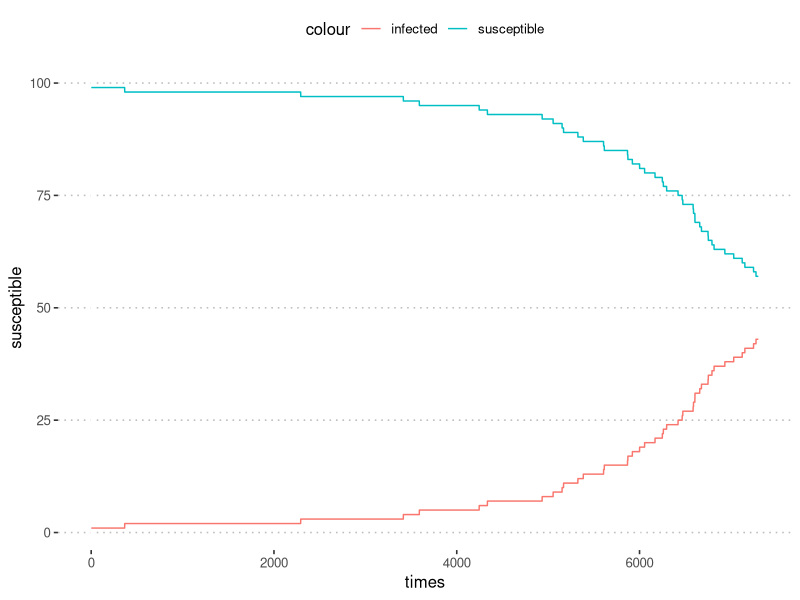

This chart was generated by the following R code:
# set.seed(250)
# set.seed(2022-08-06)
library(ggplot2)
library(magrittr)
library(tidyverse)

farm_model <- function(n_cows = 100, 
                       ProbInfection = 0.01,
                       replacement_age = NA, 
                       end_time = 5 * 365) {
  if (is.na(replacement_age)) {
    replacement_age_distr <- function(n_cows) 
      rnorm(n_cows, mean = 1642, sd = 50) %>% 
      round()
  } else {
    #TODO: check that it is numeric(1)
    replacement_age_distr <- function(n_cows) {
      rep.int(replacement_age, n_cows)
    }
  }
  # Create the farm:
  farm <- tibble(id = seq_len(n_cows),
                 age = round(runif(n_cows, 730, 1642)),
                 replacement_age = replacement_age_distr(n_cows),
                 infected = 0
  )
  farm$infected[1] <- 1
  # ProbInfection <- 0.01;
  
  
  # We want to simulate 5 years:
  # end_time <- 5 * 365
  
  # Collect the mean age of the cows in herd over time:
  age_collect <- numeric(end_time)
  times <- seq_len(end_time)
  inf_collect <- matrix(NA, nrow = end_time, ncol = 2) %>% 
    set_colnames(c("susceptible", "infected"))

  for (t in times)
  {
    # If cows reach the age of 1642,
    # they are replaced with a new cow that is 2 years old in DIM = 1:
    is_replaced <- which(farm$age >= farm$replacement_age);
    if (length(is_replaced) > 0) {
      farm$age[is_replaced] <- 730
      farm$replacement_age[is_replaced] <- replacement_age_distr(length(is_replaced))
    }
    
    # Add one day to the age of all the animals, for each simulated:
    farm$age <- farm$age + 1
    
    # disease
    PotInf <- which(farm$infected == 0)
    total_infected <- sum(farm$infected == 1)
    infect_rate <- total_infected * ProbInfection / n_cows
    infect_probability <- 1 - exp(-infect_rate)
    # print(all.equal(infect_rate, infect_probability))
    NewInf <- PotInf[rbinom(length(PotInf), 1, prob = infect_probability) == 1]
    if (length(NewInf) > 0) {
      farm$infected[NewInf] <- 1
    }
    
    # Save the number of susceptible and infected:
    sus <- sum(farm$infected == 0)
    inf <- sum(farm$infected == 1)
    inf_collect[t, 1] <- sus
    inf_collect[t, 2] <- inf
    
    # How many recovers?
    # 
    
    # Save the daily mean age of all cows:
    age_collect[t] <- mean(farm$age)
  }
  list(age_collect = age_collect,
       times = times,
       replacement_age = replacement_age,
       disease_collect = inf_collect %>% as_tibble())
}
farm_model( 
  end_time = 20 * 365,
  # ProbInfection = 0.001 / (4 / 3),
  # ProbInfection = 0.01 / (5 / 3),
  ProbInfection = 0.001,
  replacement_age = NA) %>% 
  as_tibble() %>% 
  unpack(disease_collect) %>% 
  
  #' stop at 100% infected (plus 10 more time steps)
  # slice(seq_len(which(.$susceptible == 0)[1] + 10)) %>% 
  
  ggplot() +
  aes(times) + 
  geom_line(aes(y = susceptible, color = "susceptible")) +
  geom_line(aes(y = infected, color = "infected")) +
  # scale_color_viridis_c(option = "A") +
  ggpubr::theme_pubclean()

tibble(
  rep_id = seq_len(50)
) %>% 
  rowwise() %>%
  mutate(results = 
           farm_model(ProbInfection = 0.001 / (4 / 3),
                      replacement_age = NA) %>% 
           list()) %>% 
  ungroup() ->
  output_df

output_df %>% 
  hoist(results, "disease_collect", "times", .remove = TRUE) %>% 
  select(-results) %>% 
  unnest() %>% 
  filter(susceptible == infected) %>% 
  group_by(rep_id) %>% 
  slice(1) %>% 
  ungroup() %>% 
  summarise(mean(times), true_times = 5/2 * 365)
